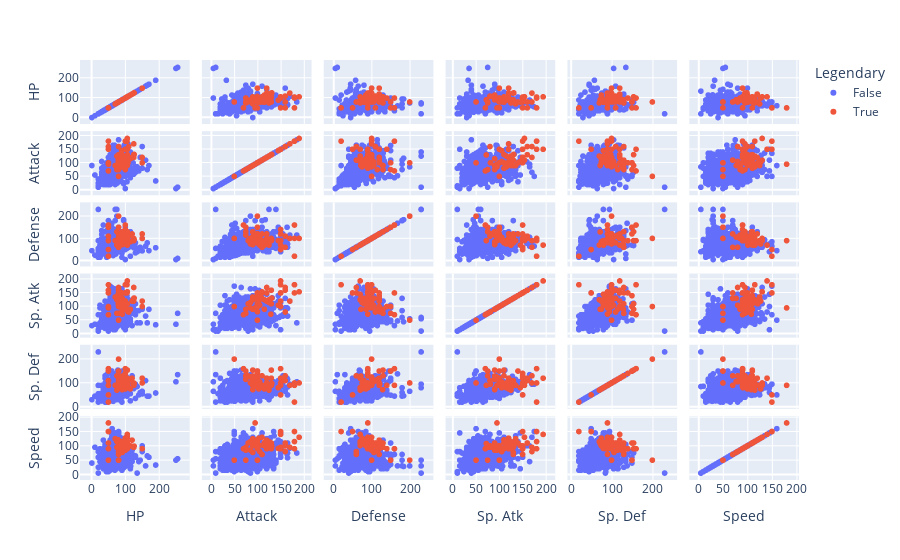

Source (notebook cell):
### Markdown cell above
# 2.

### Code cell
#Graficar matriz de correlación y realizar un scatter_matrix con plotly.

fig = px.scatter_matrix(data, dimensions=['HP', 'Attack', 'Defense', 'Sp. Atk', 'Sp. Def', 'Speed'], color='Legendary')
fig.show()

### Figure 1 — Plotly figure (JSON) as saved in the notebook; plotly's stock layout.template omitted (floating-point values rounded to 4 significant figures; data arrays with more than 128 entries replaced by an {"elided": "..."} marker saying what was removed)
{"data": [{"dimensions": [{"axis": {"matches": true}, "label": "HP", "values": {"elided": "735 int values"}}, {"axis": {"matches": true}, "label": "Attack", "values": {"elided": "735 int values"}}, {"axis": {"matches": true}, "label": "Defense", "values": {"elided": "735 int values"}}, {"axis": {"matches": true}, "label": "Sp. Atk", "values": {"elided": "735 int values"}}, {"axis": {"matches": true}, "label": "Sp. Def", "values": {"elided": "735 int values"}}, {"axis": {"matches": true}, "label": "Speed", "values": {"elided": "735 int values"}}], "hovertemplate": "Legendary=False<br>%{xaxis.title.text}=%{x}<br>%{yaxis.title.text}=%{y}<extra></extra>", "legendgroup": "False", "marker": {"color": "#636efa", "symbol": "circle"}, "name": "False", "showlegend": true, "type": "splom"}, {"dimensions": [{"axis": {"matches": true}, "label": "HP", "values": [90, 90, 90, 106, 106, 106, 90, 115, 100, 106, 106, 80, 80, 80, 80, 80, 80, 80, 100, 100, 100, 100, 105, 105, 100, 50, 50, 50, 50, 75, 80, 75, 100, 90, 91, 110, 150, 150, 70, 100, 100, 120, 100, 91, 91, 91, 79, 79, 79, 79, 100, 100, 89, 89, 125, 125, 125, 126, 126, 108, 50, 50, 80, 80, 80]}, {"axis": {"matches": true}, "label": "Attack", "values": [85, 90, 100, 110, 190, 150, 85, 115, 75, 90, 130, 100, 50, 75, 80, 100, 90, 130, 100, 150, 150, 180, 150, 180, 100, 150, 180, 70, 95, 75, 105, 125, 120, 120, 90, 160, 100, 120, 90, 100, 103, 120, 100, 90, 129, 90, 115, 100, 115, 105, 120, 150, 125, 145, 130, 170, 120, 131, 131, 100, 100, 160, 110, 160, 110]}, {"axis": {"matches": true}, "label": "Defense", "values": [100, 85, 90, 90, 100, 70, 75, 85, 115, 130, 90, 200, 100, 150, 90, 120, 80, 100, 90, 90, 140, 160, 90, 100, 100, 50, 20, 160, 90, 130, 105, 70, 120, 100, 106, 110, 120, 100, 90, 100, 75, 120, 100, 129, 90, 72, 70, 80, 70, 70, 100, 120, 90, 90, 90, 100, 90, 95, 95, 121, 150, 110, 60, 60, 120]}, {"axis": {"matches": true}, "label": "Sp. Atk", "values": [95, 125, 125, 154, 154, 194, 115, 90, 90, 90, 110, 50, 100, 75, 110, 140, 130, 160, 150, 180, 100, 150, 150, 180, 100, 150, 180, 70, 95, 75, 105, 125, 150, 150, 130, 80, 100, 120, 135, 100, 120, 120, 100, 90, 72, 90, 125, 110, 125, 145, 150, 120, 115, 105, 130, 120, 170, 131, 131, 81, 100, 160, 150, 170, 130]}, {"axis": {"matches": true}, "label": "Sp. Def", "values": [125, 90, 85, 90, 100, 120, 100, 75, 115, 154, 154, 100, 200, 150, 130, 150, 110, 120, 140, 160, 90, 90, 90, 100, 100, 50, 20, 160, 90, 130, 105, 70, 100, 120, 106, 110, 120, 100, 90, 100, 75, 120, 100, 72, 90, 129, 80, 90, 80, 80, 120, 100, 80, 80, 90, 90, 100, 98, 98, 95, 150, 110, 130, 130, 90]}, {"axis": {"matches": true}, "label": "Speed", "values": [85, 100, 90, 130, 130, 140, 115, 100, 85, 110, 90, 50, 50, 50, 110, 110, 110, 110, 90, 90, 90, 90, 95, 115, 100, 150, 150, 90, 180, 95, 80, 115, 90, 100, 77, 100, 90, 90, 125, 100, 127, 120, 100, 108, 108, 108, 111, 121, 111, 101, 90, 90, 101, 91, 95, 95, 95, 99, 99, 95, 50, 110, 70, 80, 70]}], "hovertemplate": "Legendary=True<br>%{xaxis.title.text}=%{x}<br>%{yaxis.title.text}=%{y}<extra></extra>", "legendgroup": "True", "marker": {"color": "#EF553B", "symbol": "circle"}, "name": "True", "showlegend": true, "type": "splom"}], "layout": {"dragmode": "select", "legend": {"title": {"text": "Legendary"}, "tracegroupgap": 0}, "margin": {"t": 60}}}
